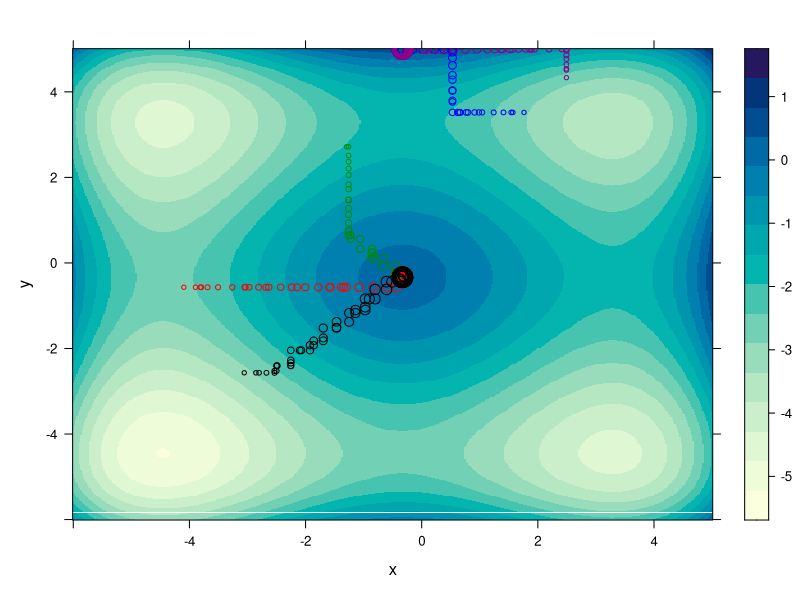

Write R code to recreate this figure.
# Practica7: busqueda local
# minimiza -g(x,y)
# reto 1

g <- function(x, y) { 
    return((((x + 0.5)^4 - 30 * x^2 - 20 * x + (y + 0.5)^4 - 30 * y^2 - 20 * y)/100) )
}

low <- -6
high <- 5
step <- 0.25
tmax <- 100
replicas <- 5

x <- seq(low, high, length.out=500)
y <- x
z <- outer(x, y, g)
dimnames(z) <- list(x, y)
library(reshape2)
d <- melt(z)
names(d) <- c("x", "y", "z")
library(lattice)
png("p7_reto1.png")
levelplot(z ~ x * y, data = d)
color <- c("blue", "magenta4", "green4", "red", "black")

for (rep in 1:replicas) {
    x <- runif(1, low, high)
    y <- runif(1, low, high)
    bestpos <- c(x, y)
    bestval <- -g(x, y)
    a <- 0.5
    for (tiempo in 1:tmax) {
        d <- runif(1, 0, step)
        op = rbind(max(x - d, low), y, min(x + d, high), y, x, max(y - d, low), x, min(y + d, high))
        posibles = numeric() 
        for (i in 1:4) 
            posibles <- c(posibles, -g(op[2*i - 1], op[2*i]))
        mejor <- which.min(posibles)
        nuevo = posibles[mejor] 
        if (nuevo < bestval) { # minimizamos
            bestpos <- c(op[ (2*mejor - 1)], op[2*mejor])
            bestval <- nuevo
        }
        x <- bestpos[1]
        y <- bestpos[2]
        a <- a + 0.02
        trellis.focus("panel", 1, 1, highlight=FALSE)
    	lpoints(bestpos[1], bestpos[2], col=color[rep], cex=a)
    }
}
trellis.unfocus()	
graphics.off()

